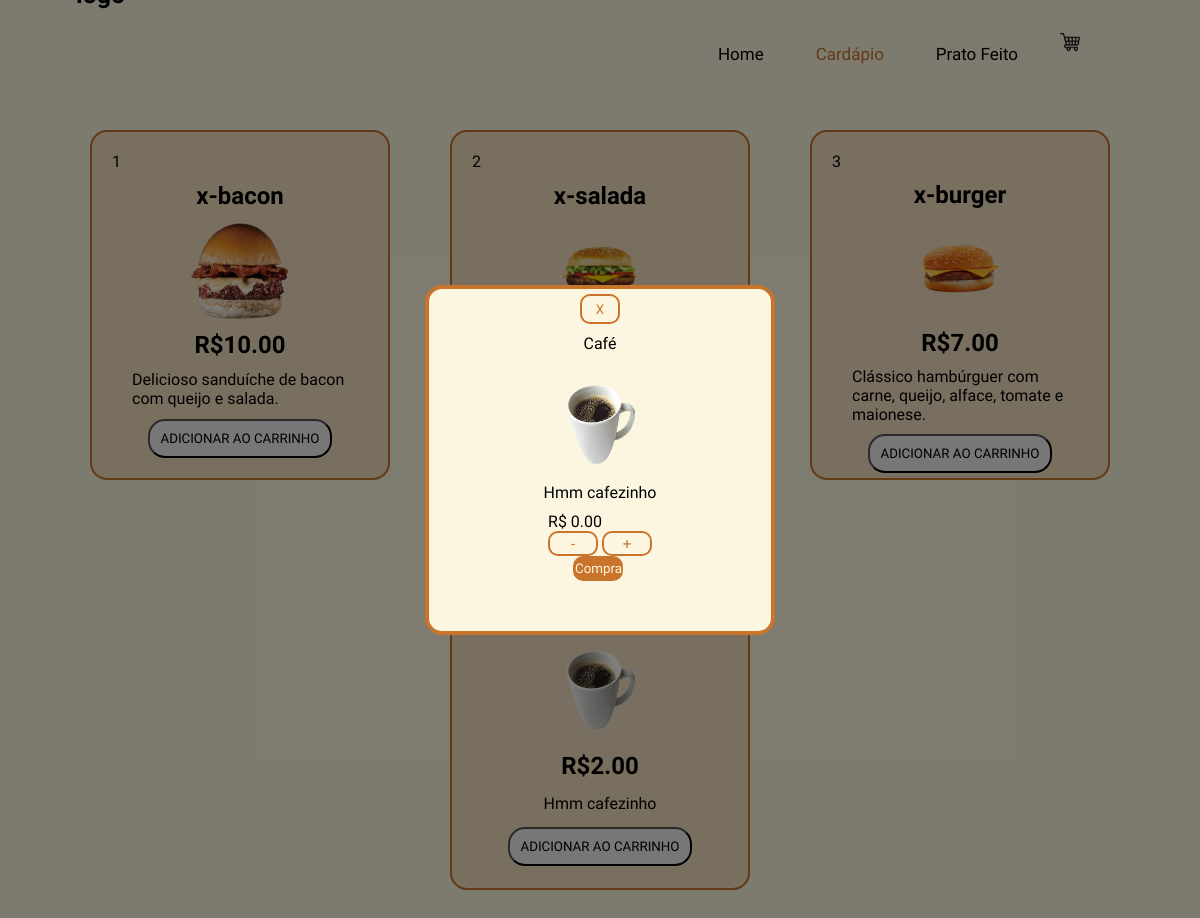
The app's page /html/cardapio.php with its own data.
### tables this page shows
CREATE TABLE lanche (
    id INT AUTO_INCREMENT PRIMARY KEY,
    nome VARCHAR(255) NOT NULL,
    preco DECIMAL(10, 2) NOT NULL,
    imagem VARCHAR(255) NOT NULL,
    descricao TEXT
);

### conexao.php (called while the page is built, shortened)
<?php
$servername = "localhost";
$username = "root";
$password = "";
$database = "DB_GeV";
$conn = new mysqli($servername, $username, $password, $database);
$sql = "SELECT id, nome, preco, imagem, descricao FROM lanche";
$result = $conn->query($sql);
$lanches = [];
if ($result->num_rows > 0) {
    while($row = $result->fetch_assoc()) {
        $lanches[$row["id"]] = [
            "nome" => $row["nome"],
            "preco" => $row["preco"],
            "imagem" => $row["imagem"],
            "descricao"=> $row["descricao"]
        ];
    }
}
?>

### html/cardapio.php (the view, shortened to what this page needs)
<?php
include("../conexao.php");
?>
<!DOCTYPE html>
<html lang="en">
<head>
    <link rel="stylesheet" href="../css/cardapio.css">
</head>
<body>
    <a href="#"><img src="../img/logoTest-removebg-preview.png" alt="logo" class="logo" id="imgLogo"></a>
    <header class="header">
        <a"logo"></a>
        <nav class="navbar">
            <a href="home.html" style="--i:1;" >Home</a>
            <a href="cardapio.php" style="--i:2;"  class="active">Cardápio</a>
            <a href="pratofeito.html" style="--i:3;">Prato Feito</a>
            <img src="../img/carrinho-de-compras.png" alt="Carrinho de Compras" class="cartimg" onclick="openCartSidebar()">
        </nav>
    </header>
    <div class="conteudo">
        <?php foreach ($lanches as $id => $lanche): ?>
            <div class="card">
                <p class="idproduto"><?php echo $id; ?></p>
                <h2 class="nomecard"><?php echo $lanche["nome"]; ?></h2>
                <img src="../img/<?php echo $lanche["imagem"]; ?>" alt="" class="imgproduto" style="width: 100px; height: 100px">
                <h2>R$<?php echo $lanche["preco"]; ?></h2>
                <p class="descricao"><?php echo $lanche["descricao"];?></p>
                <button class="adccart"
        data-preco="<?php echo $lanche["preco"]; ?>"
        data-imagem="../img/<?php echo $lanche["imagem"]; ?>"
        data-nome="<?php echo $lanche["nome"]; ?>"
        data-descricao="<?php echo $lanche["descricao"]; ?>">ADICIONAR AO CARRINHO</button>
            </div>
        <?php endforeach; ?>
    <div class="overlay">
        <div class="overlay-card">
            <button id="fecharcard" class="fecharcard">X</button>
            <p class="nome"><?php echo $lanche["nome"]?></p>
            <img src="../img/<?php echo $lanche["imagem"]; ?>" alt="" class="imgproduto" style="width: 100px; height: 100px">
            <p class="descricao"><?php echo $lanche["descricao"];?></p>
            <div class="valores">
                <p class="total">R$ <span class="valortotal">0.00</span></p>
                <button id="adicionar" class="adcionar">-</button>
                <button id="remover" class="remover">+</button><br>
                <button class="comprar" id="comprar" onclick="openCartSidebar()">Comprar</button>
            </div>
        </div>
    </div>
</body>
</html>

### css/cardapio.css (style rules this page uses)
* { margin: 0; padding: 0; box-sizing: border-box; font-family: 'Tsukimi Rounded', sans-serif; }
body { background-color:#fcf6e0; display: flex; justify-content: center; }
.conteudo { padding-top: 100px; display:flex; flex-wrap: wrap; justify-content: center; align-items: center; }
.card { margin: 30px; height: 350px; width: 300px; display: flex; flex-wrap: nowrap; flex-flow: column; align-items: center; justify-content: space-around; gap:10px; padding: 20px; border:2px solid #c8742b; border-radius: 17px; background-color:#c8742b2d; }
.card img { height:80px ; width: 80px; }
.adccart { padding: 10px; border-radius: 17px; }
.idproduto { align-self: self-start; }
#fecharcard { width: 40px; height: 30px; background-color: #fcf6e0; color: #c8742b; margin-top: 5px; border-radius: 10px; border:2px solid #c8742b; }
.overlay { position: fixed; top: 0; left: 0; width: 100%; height: 100%; background-color: rgba(0, 0, 0, 0.5); z-index: 1000; }
.overlay-card { display: flex; flex-direction: column; align-items: center; gap: 10px; position: absolute; top: 50%; left: 50%; transform: translate(-50%, -50%); width: 350px; height: 350px; border: 4px solid #c8742b; border-radius: 17px; background-color: #fcf6e0; }
.descricao { padding: 0px 20px; }
.adcionar, .remover { width: 50px; height: 25px; background-color: #fcf6e0; color: #c8742b; font-size: 15px; border: 2px solid #c8742b; border-radius: 10px; }
.comprar { margin-left: 25px; align-self: center; width: 50px; height: 25px; background-color: #c8742b; color: #fcf6e0; border: 2px solid #c8742b; border-radius: 10px; }
#imgLogo { position: absolute; top: -20px; left: 60px; max-width: 13%; }
.logo { font-size: 25px; color: #000; text-decoration: none; font-weight: 600; cursor: default; opacity: 0; animation: slideRight 1s ease forwards; }
.header { position: absolute; display: flex; align-items: center; justify-content:flex-end; padding: 20px 10%; top: 0; left: 0; width: 100%; background-color: transparent; z-index: 100; }
.navbar { display: flex; align-items: center; }
.navbar a { padding-top: 1.5rem; font-size: 1.5rem; color: #000; text-decoration: none; font-weight: 500; margin-right: 10px; transition: .3s; opacity: 0; animation: slideTop .5s ease forwards; animation-delay: calc(.2s * var(--i)); }
.navbar a + a { margin-left: 10px; }
.navbar a:hover, .navbar a.active { color: #c8742b; }
.cartimg { height: 20px; width: 20px; }
:root { --red: #c8742b; --dark: #000000; }
.navbar { display: flex; gap: 2rem; }
.navbar a { color: var(--dark); font-size: 17px; font-weight: 500; position: relative; }
.navbar a::before { content: ""; position: absolute; width: 100%; height: 2px; background: var(--red); bottom: 0; left: 0; transform: scaleX(0); transform-origin: right; transition: transform 0.3s ease-in-out; }

### records on screen
lanche: id "1", nome "x-bacon", imagem (picture), preco "10.00", descricao "Delicioso sanduíche de bacon com queijo e salada."
lanche: id "2", nome "x-salada", imagem (picture)
lanche: id "3", nome "x-burger", imagem (picture), preco "7.00", descricao "Clássico hambúrguer com carne, queijo, alface, tomate e maionese."
lanche: imagem (picture), preco "2.00", descricao "Hmm cafezinho", nome "Café"
